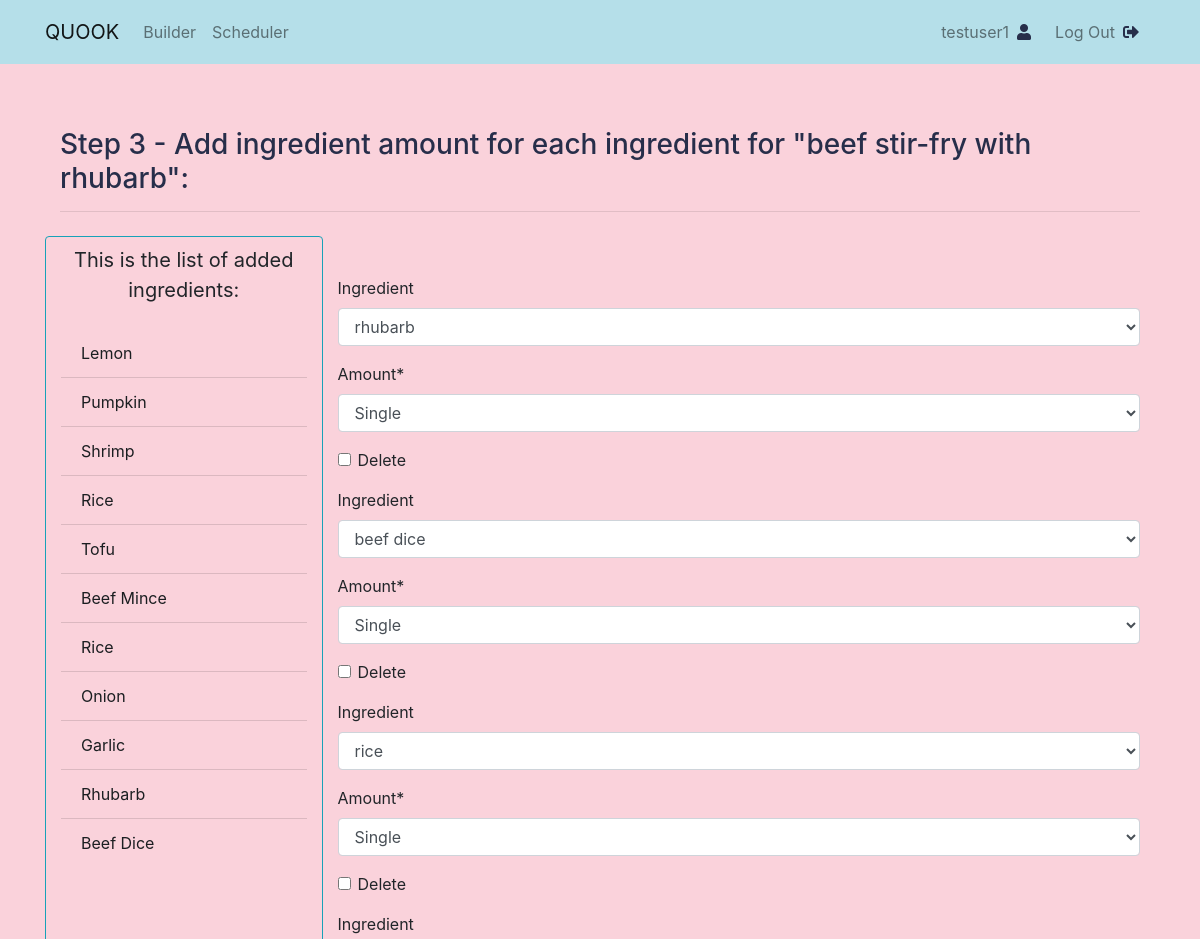
Page /add/ingredient_amount/4/ (signed in, upper part) on the earlier database version.
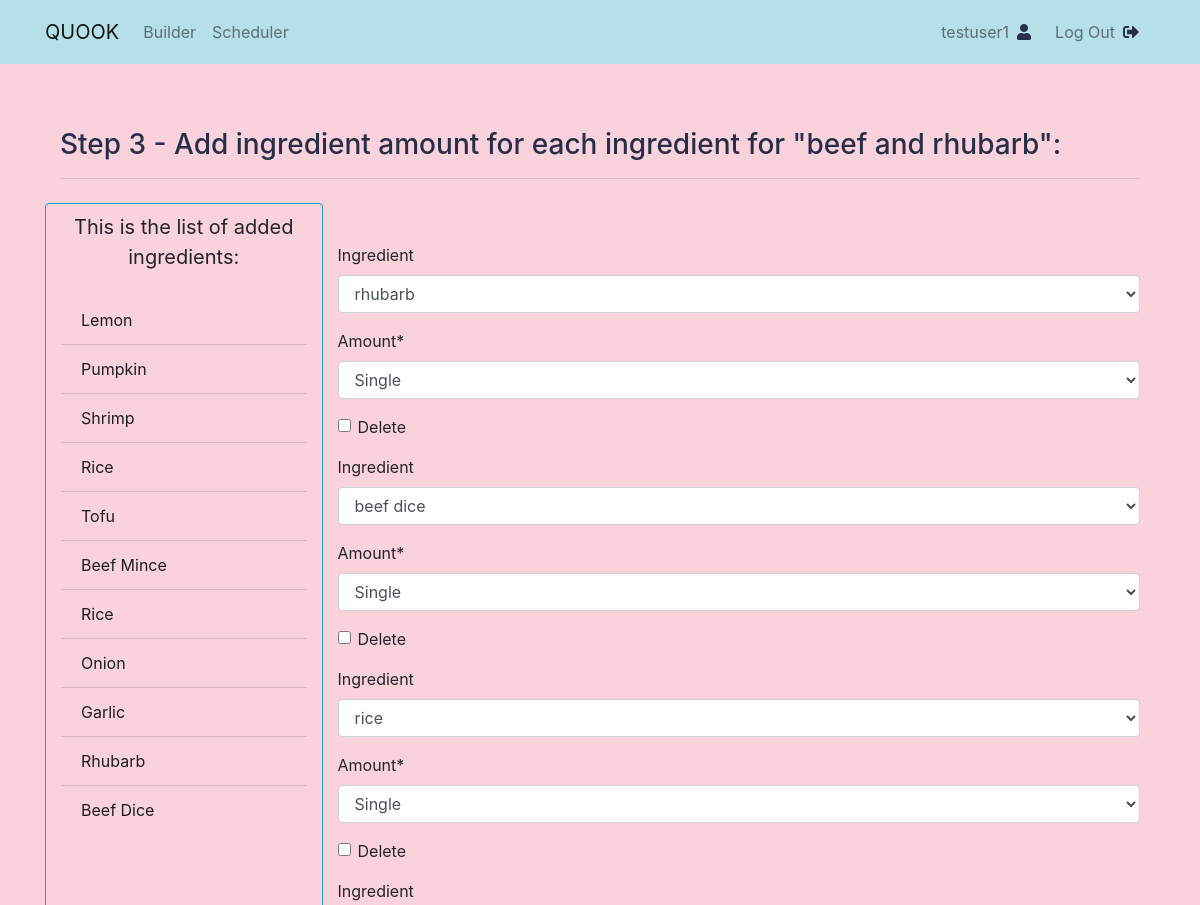
Same page on the later database version.
### recipe/models.py (models this page shows, shortened)
class Recipe(models.Model):
    alphanumeric = RegexValidator(
        r'[a-zA-Z][a-zA-Z ]+', 'Only alphabet characters and spaces are allowed.')
    title = models.CharField(max_length=30, null=True,
                             validators=[alphanumeric])
    description = models.TextField(max_length=200, null=True, blank=True)
    date_posted = models.DateTimeField(default=timezone.now)
    author = models.ForeignKey(User, on_delete=models.CASCADE, null=True)
    image = models.ImageField(
        default='default-recipe.jpg', upload_to='recipe_pics')
    slug = models.SlugField(null=False, unique=True)
    ingredients = models.ManyToManyField(
        'Ingredient', through='IngredientAmount', related_name='recipes')

### recipe/views.py (the view)
@ login_required
def addIngredientAmount(request, recipe_id):
    recipe = Recipe.objects.get(pk=recipe_id)
    ingredient_list = Ingredient.objects.all()
    IngredientAmountFormset = inlineformset_factory(
        Recipe, IngredientAmount, fields=('__all__'))
    if request.method == 'POST':
        formset = IngredientAmountFormset(request.POST, instance=recipe)
        if formset.is_valid():
            formset.save()
            return redirect('recipe:add_ingredient_amount', recipe_id=recipe.id)
    formset = IngredientAmountFormset(instance=recipe)
    return render(request, 'recipe/add_ingredient_amount.html', {'formset': formset, 'recipe': recipe, 'ingredient_list': ingredient_list})

### recipe/models.py (called while the page is built)
    def __str__(self):
        return self.name

### recipe/templates/recipe/add_ingredient_amount.html (shortened to what this page needs)
{% extends 'recipe/base.html' %}
{% load crispy_forms_tags %}
{% block content %}
<div class="container my-5">
    <h3>Step 3 - Add ingredient amount for each ingredient for "{{ recipe.title }}":</h3>
    <hr>
    <div class="row fill-50-viewport">
        <div class="col-3 border border-info rounded my-2">
            <p class="lead py-2 text-center"><strong>This is the list of added ingredients:</strong></p>
            <ul class="list-group  list-group-flush d-flex flex-column align-item-start">
                {% for ingredient in ingredient_list %}
                    <li class="list-group-item list-group-item-dark li-bg-colour">
                        {{ ingredient|title }}
                    </li>
                {% endfor %}
            </ul>
        </div>
        <div class="col-9 d-flex flex-column">
            <div class="d-flex flex-column">
                <form class="form-group mt-5" method="POST">
                    {{ formset|crispy }}
                </form>
            </div>
        </div>
    </div>
</div>
{% endblock %}

Differences in the rows shown:
changed Recipe: title "beef stir-fry with rhubarb" → "beef and rhubarb"
